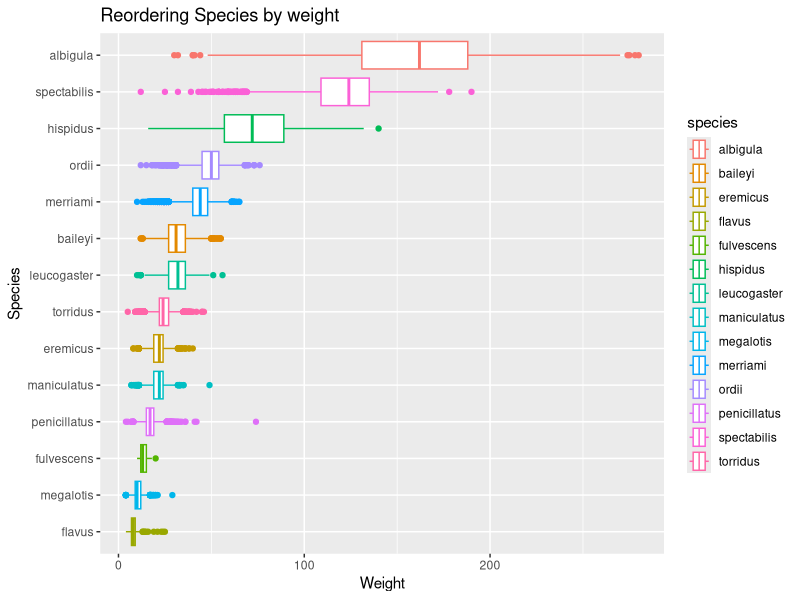
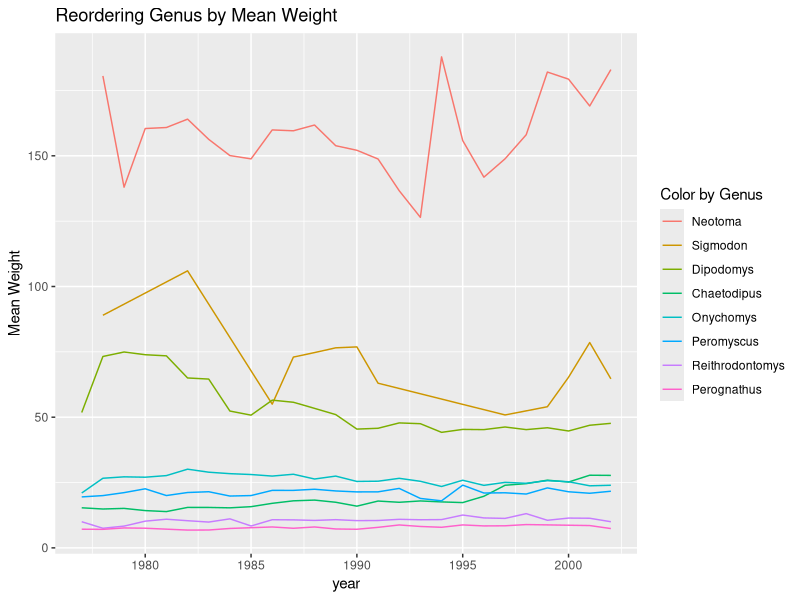
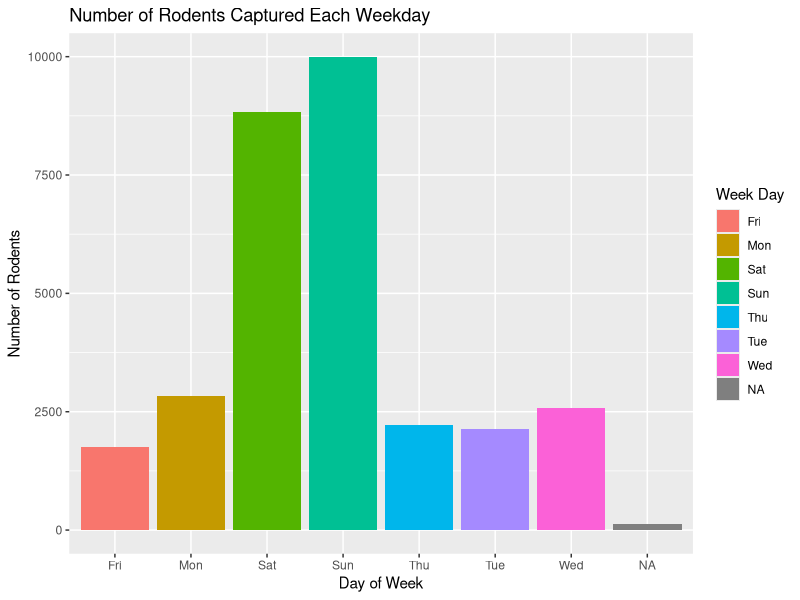
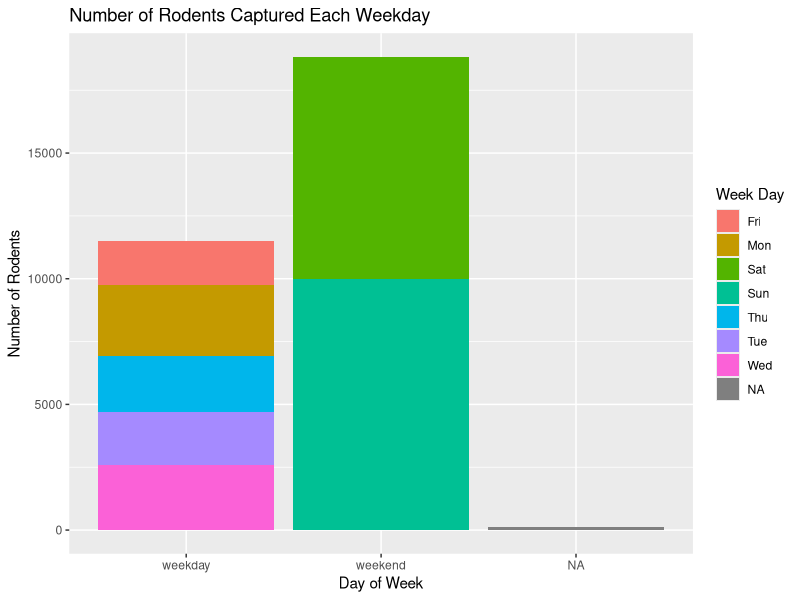

Generate these figures, in order, with R:
## ---- chunk 1
#| warning: false
#| message: false

library(tidyverse)
library(here)
library(forcats)
## ---- chunk 2
#| messages: false
#| warnings: false

surveys <- read_csv(here::here("supporting_artifacts", "surveys.csv"))
surveys
## ---- chunk 3
surveys |> 
  mutate(species = fct_reorder(species, weight, .desc = TRUE))
  ggplot(data = surveys,
       mapping = aes(y = reorder(species, weight),
                     x = weight,
                     color = species)) +
  geom_boxplot() + 
    labs(title = "Reordering Species by weight", x = "Weight", y = "Species")
## ---- chunk 4
surveys |> 
  select(weight, genus, year) |> 
  group_by(genus, year) |> 
  summarize(weight = mean(weight)) |> 
  ggplot(mapping = aes(y = weight, 
                       x = year, 
                       col = fct_reorder2(genus, year, weight, .desc = TRUE))) +
  geom_line() +
  labs(title = "Reordering Genus by Mean Weight", 
       y = "Mean Weight", 
       col = "Color by Genus")
## ---- chunk 5
#| warning: false

surveys |> 
  select(day_of_week) |> 
  count(day_of_week) |> 
  ggplot(mapping = aes(x = fct_relevel(day_of_week, c("Monday", "Tuesday",
                                                    "Wednesday", "Thursday",
                                                    "Friday", 
                                                    "Saturday", "Sunday")),
                       y = n, 
                       fill = day_of_week)) +
  geom_bar(stat = "identity") +
  labs(x = "Day of Week", 
       y = "Number of Rodents", 
       title = "Number of Rodents Captured Each Weekday",
       fill = "Week Day")
## ---- chunk 6
#| warning: false

surveys |> 
  select(day_of_week) |> 
  count(day_of_week) |> 
  ggplot(mapping = aes(x = fct_collapse(day_of_week, 
                                        weekday = c("Mon", "Tue",
                                                "Wed", "Thu",
                                                "Fri"),
                                    weekend = c("Sat", "Sun")),
                       y = n,
                       fill = day_of_week)) +
  geom_bar(stat = "identity") +
  labs(x = "Day of Week", 
       y = "Number of Rodents", 
       title = "Number of Rodents Captured Each Weekday",
       fill = "Week Day")
